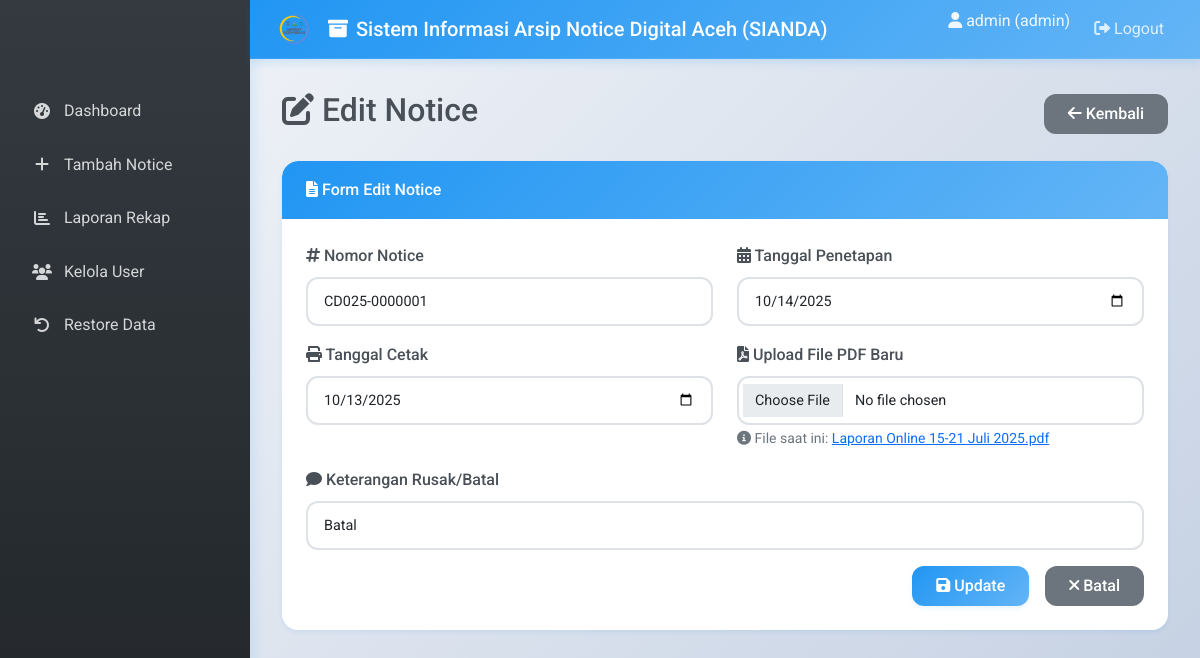
The app's page /edit.php?id=1 (signed in) with its own data.
### tables this page shows
CREATE TABLE `settings` (
  `id` int(11) NOT NULL AUTO_INCREMENT,
  `app_title` varchar(255) NOT NULL DEFAULT 'Sistem Informasi Arsip Notice Digital Aceh',
  `logo_path` varchar(255) DEFAULT NULL,
  PRIMARY KEY (`id`)
);

CREATE TABLE `notices` (
  `id` int(11) NOT NULL AUTO_INCREMENT,
  `nomor_notice` varchar(255) NOT NULL,
  `tanggal_penetapan` date NOT NULL,
  `tanggal_cetak` date NOT NULL,
  `keterangan_rusak` text DEFAULT NULL,
  `file_pdf` varchar(255) DEFAULT NULL,
  `status` varchar(10) DEFAULT 'active',
  PRIMARY KEY (`id`)
);

### edit.php (the view, shortened to what this page needs)
<?php
include 'db.php';
$sql_settings = "SELECT * FROM settings WHERE id = 1";
$result_settings = mysqli_query($conn, $sql_settings);
$settings = mysqli_fetch_assoc($result_settings);
$id = $_GET['id'];
$sql = "SELECT * FROM notices WHERE id = $id";
$result = mysqli_query($conn, $sql);
$row = mysqli_fetch_assoc($result);
?>
<!DOCTYPE html>
<html lang="en">
<head>
    <link href="https://cdn.jsdelivr.net/npm/bootstrap@5.1.3/dist/css/bootstrap.min.css" rel="stylesheet">
    <link rel="stylesheet" href="https://cdnjs.cloudflare.com/ajax/libs/font-awesome/6.0.0/css/all.min.css">
    <link href="assets/css/style.css" rel="stylesheet">
</head>
<body>
    <nav class="navbar navbar-expand-lg navbar-dark">
        <div class="container-fluid">
            <a class="navbar-brand" href="#">
                <?php if ($settings['logo_path']) { ?>
                    <img src="uploads/<?php echo $settings['logo_path']; ?>" alt="Logo" style="height: 30px; margin-right: 10px;">
                <?php } ?>
                <i class="fas fa-archive"></i> <?php echo $settings['app_title']; ?>
            </a>
            <div class="collapse navbar-collapse" id="navbarNav">
                <ul class="navbar-nav ms-auto">
                    <li class="nav-item">
                        <span class="navbar-text me-3">
                            <i class="fas fa-user"></i> <?php echo $_SESSION['username']; ?> (<?php echo $_SESSION['role']; ?>)
                        </span>
                    </li>
                    <li class="nav-item">
                        <a class="nav-link" href="logout.php"><i class="fas fa-sign-out-alt"></i> Logout</a>
                    </li>
                </ul>
            </div>
        </div>
    </nav>
    <div class="sidebar">
        <nav class="nav flex-column">
            <a class="nav-link" href="index.php"><i class="fas fa-tachometer-alt"></i> Dashboard</a>
            <a class="nav-link" href="add.php"><i class="fas fa-plus"></i> Tambah Notice</a>
            <a class="nav-link" href="report.php"><i class="fas fa-chart-bar"></i> Laporan Rekap</a>
            <?php if ($_SESSION['role'] == 'admin') { ?>
                <a class="nav-link" href="users.php"><i class="fas fa-users"></i> Kelola User</a>
                <a class="nav-link" href="restore.php"><i class="fas fa-undo"></i> Restore Data</a>
            <?php } ?>
        </nav>
    </div>
    <div class="main-content">
        <div class="d-flex justify-content-between align-items-center mb-4">
            <h2><i class="fas fa-edit"></i> Edit Notice</h2>
            <a href="index.php" class="btn btn-secondary"><i class="fas fa-arrow-left"></i> Kembali</a>
        </div>
        <div class="card">
            <div class="card-header">
                <i class="fas fa-file-alt"></i> Form Edit Notice
            </div>
            <div class="card-body">
                <form method="POST" enctype="multipart/form-data">
                    <div class="row">
                        <div class="col-md-6 mb-3">
                            <label for="nomor_notice" class="form-label"><i class="fas fa-hashtag"></i> Nomor Notice</label>
                            <input type="text" class="form-control" id="nomor_notice" name="nomor_notice" value="<?php echo $row['nomor_notice']; ?>" required placeholder="Masukkan nomor notice">
                        </div>
                        <div class="col-md-6 mb-3">
                            <label for="tanggal_penetapan" class="form-label"><i class="fas fa-calendar-alt"></i> Tanggal Penetapan</label>
                            <input type="date" class="form-control" id="tanggal_penetapan" name="tanggal_penetapan" value="<?php echo $row['tanggal_penetapan']; ?>" required>
                        </div>
                    </div>
                    <div class="row">
                        <div class="col-md-6 mb-3">
                            <label for="tanggal_cetak" class="form-label"><i class="fas fa-print"></i> Tanggal Cetak</label>
                            <input type="date" class="form-control" id="tanggal_cetak" name="tanggal_cetak" value="<?php echo $row['tanggal_cetak']; ?>" required>
                        </div>
                        <div class="col-md-6 mb-3">
                            <label for="file_pdf" class="form-label"><i class="fas fa-file-pdf"></i> Upload File PDF Baru</label>
                            <input type="file" class="form-control" id="file_pdf" name="file_pdf" accept=".pdf">
                            <?php if ($row['file_pdf']) { ?>
                                <small class="form-text text-muted">
                                    <i class="fas fa-info-circle"></i> File saat ini: <a href="uploads/<?php echo $row['file_pdf']; ?>" target="_blank"><?php echo $row['file_pdf']; ?></a>
                                </small>
                            <?php } ?>
                        </div>
                    </div>
                    <div class="mb-3">
                        <label for="keterangan_rusak" class="form-label"><i class="fas fa-comment"></i> Keterangan Rusak/Batal</label>
                        <select class="form-control" id="keterangan_rusak" name="keterangan_rusak" required>
                            <option value="Batal" <?php if ($row['keterangan_rusak'] == 'Batal') echo 'selected'; ?>>Batal</option>
                        </select>
                    </div>
                    <div class="d-grid gap-2 d-md-flex justify-content-md-end">
                        <button type="submit" class="btn btn-primary me-md-2"><i class="fas fa-save"></i> Update</button>
                        <a href="index.php" class="btn btn-secondary"><i class="fas fa-times"></i> Batal</a>
                    </div>
                </form>
            </div>
        </div>
    </div>
</body>
</html>

### assets/css/style.css (style rules this page uses)
:root { --primary-color: #2196f3; --primary-light: #64b5f6; --primary-dark: #1976d2; --secondary-color: #ff9800; --secondary-light: #ffb74d; --secondary-dark: #f57c00; --success-color: #4caf50; --info-color: #00bcd4; --warning-color: #ff9800; --danger-color: #f44336; --gray-100: #f8f9fa; --gray-200: #e9ecef; --gray-300: #dee2e6; --gray-400: #ced4da; --gray-500: #adb5bd; --gray-600: #6c757d; --gray-700: #495057; --gray-800: #343a40; --gray-900: #212529; --white: #ffffff; --black: #000000; --shadow-light: 0 2px 4px rgba(33, 150, 243, 0.1); --shadow-medium: 0 4px 8px rgba(33, 150, 243, 0.15); --shadow-heavy: 0 8px 16px rgba(33, 150, 243, 0.2); --border-radius: 12px; --border-radius-lg: 16px; --transition: all 0.3s cubic-bezier(0.4, 0, 0.2, 1); }
* { box-sizing: border-box; }
body { font-family: 'Roboto', 'Segoe UI', Tahoma, Geneva, Verdana, sans-serif; background: linear-gradient(135deg, #f5f7fa 0%, #c3cfe2 100%); color: var(--gray-700); line-height: 1.6; margin: 0; padding: 0; min-height: 100vh; }
.navbar { background: linear-gradient(135deg, var(--primary-color) 0%, var(--primary-light) 100%); box-shadow: var(--shadow-medium); backdrop-filter: blur(10px); border-bottom: 1px solid rgba(255, 255, 255, 0.1); margin-left: 250px; width: calc(100% - 250px); z-index: 1100; padding: 0.5rem 1rem; }
.navbar-brand { font-weight: 500; color: var(--white) !important; font-size: 1.25rem; display: flex; align-items: center; gap: 0.5rem; white-space: normal; overflow: visible; text-overflow: unset; max-width: none; }
.navbar-brand img { height: 32px; width: 32px; border-radius: 8px; object-fit: cover; }
.navbar-text { color: rgba(255, 255, 255, 0.9) !important; font-weight: 400; }
.nav-link { color: rgba(255, 255, 255, 0.8) !important; font-weight: 400; transition: var(--transition); border-radius: 8px; padding: 0.5rem 1rem; }
.sidebar { height: 100vh; background: linear-gradient(180deg, var(--gray-800) 0%, var(--gray-900) 100%); color: var(--white); position: fixed; top: 0; left: 0; width: 250px; padding-top: 70px; z-index: 1000; box-shadow: var(--shadow-heavy); overflow-y: auto; }
.sidebar .nav { padding: 1rem; }
.sidebar .nav-link { color: var(--gray-400); padding: 0.75rem 1rem; margin-bottom: 0.25rem; transition: var(--transition); border-radius: var(--border-radius); font-weight: 400; display: flex; align-items: center; gap: 0.75rem; position: relative; }
.sidebar .nav-link i { width: 20px; text-align: center; }
.main-content { margin-left: 250px; padding: 2rem; min-height: calc(100vh - 70px); }
.card { background: var(--white); border: none; border-radius: var(--border-radius-lg); box-shadow: var(--shadow-light); margin-bottom: 1.5rem; transition: var(--transition); overflow: hidden; }
.card-header { background: linear-gradient(135deg, var(--primary-color) 0%, var(--primary-light) 100%); color: var(--white); border-radius: var(--border-radius-lg) var(--border-radius-lg) 0 0 !important; font-weight: 500; padding: 1rem 1.5rem; border: none; }
.card-body { padding: 1.5rem; }
.btn { border-radius: var(--border-radius); font-weight: 500; padding: 0.5rem 1.5rem; transition: var(--transition); border: none; position: relative; overflow: hidden; }
.btn::before { content: ''; position: absolute; top: 50%; left: 50%; width: 0; height: 0; background: rgba(255, 255, 255, 0.2); border-radius: 50%; transform: translate(-50%, -50%); transition: width 0.6s, height 0.6s; }
.btn-primary { background: linear-gradient(135deg, var(--primary-color) 0%, var(--primary-light) 100%); color: var(--white); box-shadow: var(--shadow-light); }
.form-control { border-radius: var(--border-radius); border: 2px solid var(--gray-300); padding: 0.75rem 1rem; font-size: 0.9rem; transition: var(--transition); background: var(--white); }
.form-label { font-weight: 500; color: var(--gray-700); margin-bottom: 0.5rem; }

### records on screen
settings: logo_path (picture), app_title "Sistem Informasi Arsip Notice Digital Aceh (SIANDA)"
notices: nomor_notice "CD025-0000001", tanggal_penetapan "10/14/2025", tanggal_cetak "10/13/2025", file_pdf "Laporan Online 15-21 Juli 2025.pdf", keterangan_rusak "Batal"

### other values on screen
$_SESSION['username'] "admin"
$_SESSION['role'] "admin"
